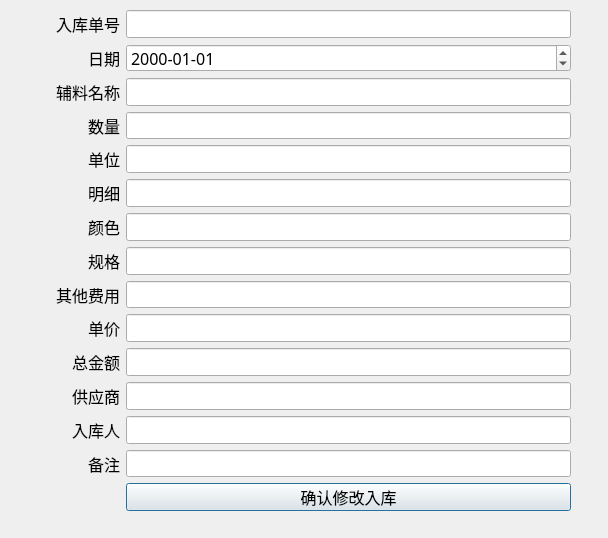
<?xml version="1.0" encoding="UTF-8"?>
<ui version="4.0">
 <class>RuKuEdit</class>
 <widget class="QDialog" name="RuKuEdit">
  <property name="geometry">
   <rect>
    <x>0</x>
    <y>0</y>
    <width>608</width>
    <height>538</height>
   </rect>
  </property>
  <property name="windowTitle">
   <string>Dialog</string>
  </property>
  <widget class="QWidget" name="formLayoutWidget">
   <property name="geometry">
    <rect>
     <x>40</x>
     <y>10</y>
     <width>531</width>
     <height>501</height>
    </rect>
   </property>
   <layout class="QFormLayout" name="formLayout">
    <item row="0" column="0">
     <widget class="QLabel" name="Label">
      <property name="minimumSize">
       <size>
        <width>80</width>
        <height>0</height>
       </size>
      </property>
      <property name="font">
       <font>
        <family>Agency FB</family>
        <pointsize>12</pointsize>
       </font>
      </property>
      <property name="text">
       <string>入库单号</string>
      </property>
      <property name="alignment">
       <set>Qt::AlignRight|Qt::AlignTrailing|Qt::AlignVCenter</set>
      </property>
     </widget>
    </item>
    <item row="0" column="1">
     <widget class="QLineEdit" name="LineEdit_ruku_id">
      <property name="font">
       <font>
        <family>Agency FB</family>
        <pointsize>12</pointsize>
       </font>
      </property>
      <property name="readOnly">
       <bool>true</bool>
      </property>
     </widget>
    </item>
    <item row="1" column="0">
     <widget class="QLabel" name="Label_2">
      <property name="minimumSize">
       <size>
        <width>80</width>
        <height>0</height>
       </size>
      </property>
      <property name="font">
       <font>
        <family>Agency FB</family>
        <pointsize>12</pointsize>
       </font>
      </property>
      <property name="text">
       <string>日期</string>
      </property>
      <property name="alignment">
       <set>Qt::AlignRight|Qt::AlignTrailing|Qt::AlignVCenter</set>
      </property>
     </widget>
    </item>
    <item row="1" column="1">
     <widget class="QDateEdit" name="dateEdit_date">
      <property name="font">
       <font>
        <family>Agency FB</family>
        <pointsize>12</pointsize>
        <weight>50</weight>
        <bold>false</bold>
       </font>
      </property>
      <property name="displayFormat">
       <string>yyyy-MM-dd</string>
      </property>
     </widget>
    </item>
    <item row="2" column="0">
     <widget class="QLabel" name="Label_3">
      <property name="minimumSize">
       <size>
        <width>80</width>
        <height>0</height>
       </size>
      </property>
      <property name="font">
       <font>
        <family>Agency FB</family>
        <pointsize>12</pointsize>
       </font>
      </property>
      <property name="text">
       <string>辅料名称</string>
      </property>
      <property name="alignment">
       <set>Qt::AlignRight|Qt::AlignTrailing|Qt::AlignVCenter</set>
      </property>
     </widget>
    </item>
    <item row="2" column="1">
     <widget class="QLineEdit" name="LineEdit_name">
      <property name="font">
       <font>
        <family>Agency FB</family>
        <pointsize>12</pointsize>
       </font>
      </property>
     </widget>
    </item>
    <item row="3" column="0">
     <widget class="QLabel" name="Label_4">
      <property name="minimumSize">
       <size>
        <width>80</width>
        <height>0</height>
       </size>
      </property>
      <property name="font">
       <font>
        <family>Agency FB</family>
        <pointsize>12</pointsize>
       </font>
      </property>
      <property name="text">
       <string>数量</string>
      </property>
      <property name="alignment">
       <set>Qt::AlignRight|Qt::AlignTrailing|Qt::AlignVCenter</set>
      </property>
     </widget>
    </item>
    <item row="3" column="1">
     <widget class="QLineEdit" name="LineEdit_shuliang">
      <property name="font">
       <font>
        <family>Agency FB</family>
        <pointsize>12</pointsize>
       </font>
      </property>
     </widget>
    </item>
    <item row="4" column="0">
     <widget class="QLabel" name="Label_5">
      <property name="minimumSize">
       <size>
        <width>80</width>
        <height>0</height>
       </size>
      </property>
      <property name="font">
       <font>
        <family>Agency FB</family>
        <pointsize>12</pointsize>
       </font>
      </property>
      <property name="text">
       <string>单位</string>
      </property>
      <property name="alignment">
       <set>Qt::AlignRight|Qt::AlignTrailing|Qt::AlignVCenter</set>
      </property>
     </widget>
    </item>
    <item row="4" column="1">
     <widget class="QLineEdit" name="LineEdit_danwei">
      <property name="font">
       <font>
        <family>Agency FB</family>
        <pointsize>12</pointsize>
       </font>
      </property>
     </widget>
    </item>
    <item row="5" column="0">
     <widget class="QLabel" name="Label_6">
      <property name="minimumSize">
       <size>
        <width>80</width>
        <height>0</height>
       </size>
      </property>
      <property name="font">
       <font>
        <family>Agency FB</family>
        <pointsize>12</pointsize>
       </font>
      </property>
      <property name="text">
       <string>明细</string>
      </property>
      <property name="alignment">
       <set>Qt::AlignRight|Qt::AlignTrailing|Qt::AlignVCenter</set>
      </property>
     </widget>
    </item>
    <item row="5" column="1">
     <widget class="QLineEdit" name="LineEdit_detail">
      <property name="font">
       <font>
        <family>Agency FB</family>
        <pointsize>12</pointsize>
       </font>
      </property>
     </widget>
    </item>
    <item row="6" column="0">
     <widget class="QLabel" name="Label_9">
      <property name="minimumSize">
       <size>
        <width>80</width>
        <height>0</height>
       </size>
      </property>
      <property name="font">
       <font>
        <family>Agency FB</family>
        <pointsize>12</pointsize>
       </font>
      </property>
      <property name="text">
       <string>颜色</string>
      </property>
      <property name="alignment">
       <set>Qt::AlignRight|Qt::AlignTrailing|Qt::AlignVCenter</set>
      </property>
     </widget>
    </item>
    <item row="6" column="1">
     <widget class="QLineEdit" name="LineEdit_color">
      <property name="font">
       <font>
        <family>Agency FB</family>
        <pointsize>12</pointsize>
       </font>
      </property>
     </widget>
    </item>
    <item row="7" column="0">
     <widget class="QLabel" name="Label_24">
      <property name="minimumSize">
       <size>
        <width>80</width>
        <height>0</height>
       </size>
      </property>
      <property name="font">
       <font>
        <family>Agency FB</family>
        <pointsize>12</pointsize>
       </font>
      </property>
      <property name="text">
       <string>规格</string>
      </property>
      <property name="alignment">
       <set>Qt::AlignRight|Qt::AlignTrailing|Qt::AlignVCenter</set>
      </property>
     </widget>
    </item>
    <item row="7" column="1">
     <widget class="QLineEdit" name="LineEdit_spec">
      <property name="font">
       <font>
        <family>Agency FB</family>
        <pointsize>12</pointsize>
       </font>
      </property>
     </widget>
    </item>
    <item row="8" column="0">
     <widget class="QLabel" name="Label_10">
      <property name="minimumSize">
       <size>
        <width>80</width>
        <height>0</height>
       </size>
      </property>
      <property name="font">
       <font>
        <family>Agency FB</family>
        <pointsize>12</pointsize>
       </font>
      </property>
      <property name="text">
       <string>其他费用</string>
      </property>
      <property name="alignment">
       <set>Qt::AlignRight|Qt::AlignTrailing|Qt::AlignVCenter</set>
      </property>
     </widget>
    </item>
    <item row="8" column="1">
     <widget class="QLineEdit" name="LineEdit_otherfee">
      <property name="font">
       <font>
        <family>Agency FB</family>
        <pointsize>12</pointsize>
       </font>
      </property>
     </widget>
    </item>
    <item row="9" column="0">
     <widget class="QLabel" name="Label_11">
      <property name="minimumSize">
       <size>
        <width>80</width>
        <height>0</height>
       </size>
      </property>
      <property name="font">
       <font>
        <family>Agency FB</family>
        <pointsize>12</pointsize>
       </font>
      </property>
      <property name="text">
       <string>单价</string>
      </property>
      <property name="alignment">
       <set>Qt::AlignRight|Qt::AlignTrailing|Qt::AlignVCenter</set>
      </property>
     </widget>
    </item>
    <item row="9" column="1">
     <widget class="QLineEdit" name="LineEdit_danjia">
      <property name="font">
       <font>
        <family>Agency FB</family>
        <pointsize>12</pointsize>
       </font>
      </property>
     </widget>
    </item>
    <item row="10" column="0">
     <widget class="QLabel" name="Label_12">
      <property name="minimumSize">
       <size>
        <width>80</width>
        <height>0</height>
       </size>
      </property>
      <property name="font">
       <font>
        <family>Agency FB</family>
        <pointsize>12</pointsize>
       </font>
      </property>
      <property name="text">
       <string>总金额</string>
      </property>
      <property name="alignment">
       <set>Qt::AlignRight|Qt::AlignTrailing|Qt::AlignVCenter</set>
      </property>
     </widget>
    </item>
    <item row="10" column="1">
     <widget class="QLineEdit" name="LineEdit_zongjine">
      <property name="font">
       <font>
        <family>Agency FB</family>
        <pointsize>12</pointsize>
       </font>
      </property>
     </widget>
    </item>
    <item row="11" column="0">
     <widget class="QLabel" name="Label_13">
      <property name="minimumSize">
       <size>
        <width>80</width>
        <height>0</height>
       </size>
      </property>
      <property name="font">
       <font>
        <family>Agency FB</family>
        <pointsize>12</pointsize>
       </font>
      </property>
      <property name="text">
       <string>供应商</string>
      </property>
      <property name="alignment">
       <set>Qt::AlignRight|Qt::AlignTrailing|Qt::AlignVCenter</set>
      </property>
     </widget>
    </item>
    <item row="11" column="1">
     <widget class="QLineEdit" name="LineEdit_gongyingshang">
      <property name="font">
       <font>
        <family>Agency FB</family>
        <pointsize>12</pointsize>
       </font>
      </property>
     </widget>
    </item>
    <item row="13" column="0">
     <widget class="QLabel" name="Label_14">
      <property name="minimumSize">
       <size>
        <width>80</width>
        <height>0</height>
       </size>
      </property>
      <property name="font">
       <font>
        <family>Agency FB</family>
        <pointsize>12</pointsize>
       </font>
      </property>
      <property name="text">
       <string>备注</string>
      </property>
      <property name="alignment">
       <set>Qt::AlignRight|Qt::AlignTrailing|Qt::AlignVCenter</set>
      </property>
     </widget>
    </item>
    <item row="13" column="1">
     <widget class="QLineEdit" name="LineEdit_comment">
      <property name="font">
       <font>
        <family>Agency FB</family>
        <pointsize>12</pointsize>
       </font>
      </property>
     </widget>
    </item>
    <item row="14" column="1">
     <widget class="QPushButton" name="pushButton">
      <property name="font">
       <font>
        <family>Agency FB</family>
        <pointsize>12</pointsize>
       </font>
      </property>
      <property name="text">
       <string>确认修改入库</string>
      </property>
     </widget>
    </item>
    <item row="12" column="0">
     <widget class="QLabel" name="Label_30">
      <property name="minimumSize">
       <size>
        <width>80</width>
        <height>0</height>
       </size>
      </property>
      <property name="font">
       <font>
        <family>Agency FB</family>
        <pointsize>12</pointsize>
       </font>
      </property>
      <property name="text">
       <string>入库人</string>
      </property>
      <property name="alignment">
       <set>Qt::AlignRight|Qt::AlignTrailing|Qt::AlignVCenter</set>
      </property>
     </widget>
    </item>
    <item row="12" column="1">
     <widget class="QLineEdit" name="LineEdit_rukuren">
      <property name="font">
       <font>
        <family>Agency FB</family>
        <pointsize>12</pointsize>
       </font>
      </property>
     </widget>
    </item>
   </layout>
  </widget>
 </widget>
 <resources/>
 <connections>
  <connection>
   <sender>pushButton</sender>
   <signal>clicked()</signal>
   <receiver>RuKuEdit</receiver>
   <slot>FuLiaoRukuEditSlot()</slot>
   <hints>
    <hint type="sourcelabel">
     <x>347</x>
     <y>477</y>
    </hint>
    <hint type="destinationlabel">
     <x>578</x>
     <y>519</y>
    </hint>
   </hints>
  </connection>
 </connections>
 <slots>
  <slot>FuLiaoRukuEditSlot()</slot>
 </slots>
</ui>
